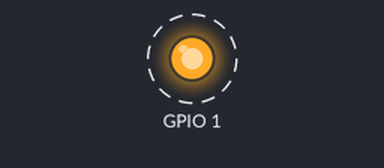
The program below on a simulated ESP32-S3. Shown: output pins drawn as LEDs (lit = HIGH). Dashed ring = blinking.

Above: at 0.5 s.
Timing chart, 0 to 4.6 s (numbered marks = the images above):
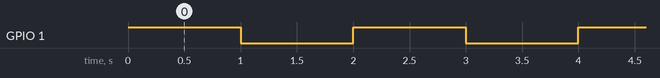

The program:

main.cpp
```cpp
#include <Arduino.h>

void setup()
{
  pinMode(1, OUTPUT);
}

void loop()
{
  digitalWrite(1, HIGH);
  delay(1000);
  digitalWrite(1, LOW);
  delay(1000);
}
```

Measured:
- by itself, GPIO 1: alternates HIGH for 1.0 s and LOW for 1.0 s
